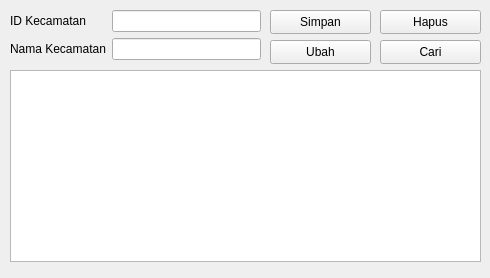
<?xml version="1.0" encoding="UTF-8"?>
<ui version="4.0">
 <class>formkecamatan</class>
 <widget class="QWidget" name="formkecamatan">
  <property name="geometry">
   <rect>
    <x>0</x>
    <y>0</y>
    <width>490</width>
    <height>278</height>
   </rect>
  </property>
  <property name="windowTitle">
   <string>Form</string>
  </property>
  <widget class="QWidget" name="formLayoutWidget">
   <property name="geometry">
    <rect>
     <x>10</x>
     <y>10</y>
     <width>251</width>
     <height>61</height>
    </rect>
   </property>
   <layout class="QFormLayout" name="formLayout">
    <item row="0" column="0">
     <widget class="QLabel" name="id_kecamatanLabel">
      <property name="text">
       <string>ID Kecamatan</string>
      </property>
     </widget>
    </item>
    <item row="0" column="1">
     <widget class="QLineEdit" name="id_kecamatanLineEdit"/>
    </item>
    <item row="1" column="0">
     <widget class="QLabel" name="nama_kecamatanLabel">
      <property name="text">
       <string>Nama Kecamatan</string>
      </property>
     </widget>
    </item>
    <item row="1" column="1">
     <widget class="QLineEdit" name="nama_kecamatanLineEdit"/>
    </item>
   </layout>
  </widget>
  <widget class="QPushButton" name="pushButton">
   <property name="geometry">
    <rect>
     <x>270</x>
     <y>10</y>
     <width>101</width>
     <height>24</height>
    </rect>
   </property>
   <property name="text">
    <string>Simpan</string>
   </property>
  </widget>
  <widget class="QPushButton" name="pushButton_2">
   <property name="geometry">
    <rect>
     <x>270</x>
     <y>40</y>
     <width>101</width>
     <height>24</height>
    </rect>
   </property>
   <property name="text">
    <string>Ubah</string>
   </property>
  </widget>
  <widget class="QPushButton" name="pushButton_3">
   <property name="geometry">
    <rect>
     <x>380</x>
     <y>10</y>
     <width>101</width>
     <height>24</height>
    </rect>
   </property>
   <property name="text">
    <string>Hapus</string>
   </property>
  </widget>
  <widget class="QPushButton" name="pushButton_4">
   <property name="geometry">
    <rect>
     <x>380</x>
     <y>40</y>
     <width>101</width>
     <height>24</height>
    </rect>
   </property>
   <property name="text">
    <string>Cari</string>
   </property>
  </widget>
  <widget class="QTableView" name="tablekecamatan">
   <property name="geometry">
    <rect>
     <x>10</x>
     <y>70</y>
     <width>471</width>
     <height>192</height>
    </rect>
   </property>
  </widget>
 </widget>
 <resources/>
 <connections/>
</ui>
